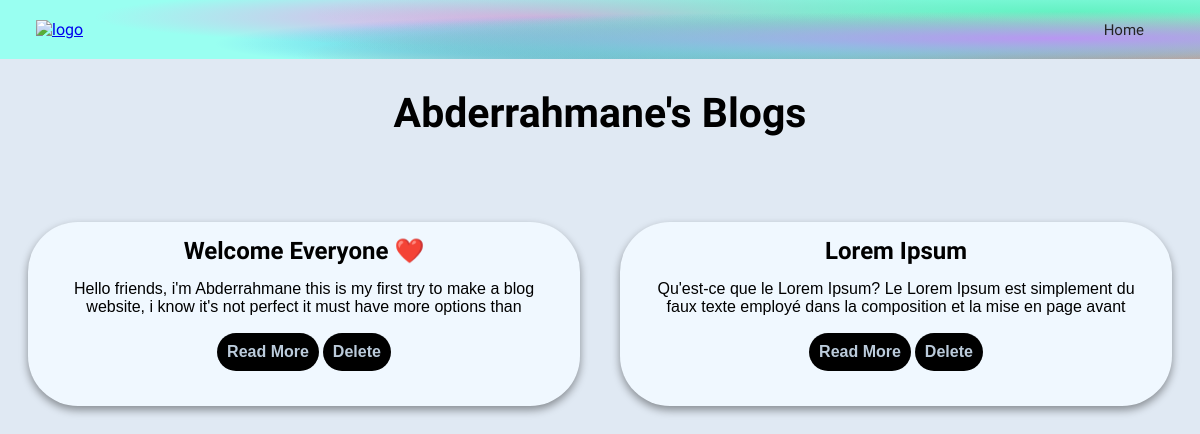
Screenshot of /posts/Abderrahmane (signed in) with the database file from the repository.
### public/models.py (models this page shows)
class User(db.Model, UserMixin):
    id = db.Column(db.Integer, primary_key=True)
    username = db.Column(db.String(50), unique=True, nullable=False)
    password = db.Column(db.String(60), nullable=False)
    email = db.Column(db.String(120), unique=True, nullable=False)
    created_at = db.Column(db.DateTime(timezone=True), default=func.now())
    posts = db.relationship('Post', backref='user', passive_deletes=True)
    comments = db.relationship('Comment', backref='user', passive_deletes=True)

class Post(db.Model):
    id = db.Column(db.Integer, primary_key=True)
    article = db.Column(db.Text, nullable=False)
    title = db.Column(db.Text, nullable=False)
    created_at = db.Column(db.DateTime(timezone=True), default=func.now())
    author = db.Column(db.Integer,
                       db.ForeignKey('user.id', ondelete="CASCADE"),
                       nullable=False)
    comments = db.relationship('Comment', backref='post', passive_deletes=True)

### public/share.py (the view)
@posts.route("/posts/<username>")
@login_required
def user_posts(username):
    user = User.query.filter_by(username=username).first()
    if not user:
        flash("User Not Found!", category='error')
        return redirect(url_for('views.home'))
    user_posts = user.posts
    return render_template("posts.html", user=current_user,
                           posts=user_posts, username=username)

### public/__init__.py (called while the page is built)
def create_app():
    app = Flask(__name__)
    app.config['SECRET_KEY'] = secret_key_hashed
    path = os.path.join(app.root_path, DB_NAME)
    app.config['SQLALCHEMY_DATABASE_URI'] = 'sqlite:///' + path
    db.init_app(app)
    from .home import views
    from .log import auth
    from .share import posts
    app.register_blueprint(views, url_prefix="/")
    app.register_blueprint(auth, url_prefix="/")
    app.register_blueprint(posts, url_prefix="/")
    from .models import User, Post, Comment
    create_database(app)
    login_manager = LoginManager()
    login_manager.login_view = "auth.login"
    login_manager.init_app(app)
    @login_manager.user_loader
    def load_user(id):
        return User.query.get(id)
    return app

### public/templates/posts.html (shortened to what this page needs)
<!DOCTYPE html>
<html lang="en">
<head>
    <link rel="stylesheet" href="../static/styles/style.css">
    <link rel="stylesheet" href="../static/styles/editor.css">
    <link rel="stylesheet" href="../static/styles/posts.css">
</head>
<body>
    <div class="logo">
        <nav>
            <a href="/"><img src="../static/images/—Pngtree—letter b logo_6059128.png" alt="logo" width="60px"></a>
            <ul>
                <li><a href="/" class="home">Home</a></li>
            </ul>
        </nav>
    </div>
    <section class="container">
        <div class="recent">
            <h3>{{ username }}'s Blogs</h3>
        </div>
        <div class="section">
            {% for post in posts %}
            <div class="card">
                <div class="content">
                    <h2>
                        {{ post.title }}
                    </h2>
                    <p>
                        {{ post.article }}
                    </p>
                    <a href="/blog/{{post.id}}" class="button"><strong>Read More</strong></a>
                    {% if user.id == post.author %}
                    <a href="/delete/{{post.id}}" class="button"><strong>Delete</strong></a>
                    {% endif %}
                </div>
            </div>
            {% endfor %}
        </div>
    </section>
</body>
</html>

### public/static/styles/style.css (style rules this page uses)
* { margin: 0px; padding: 0px; box-sizing: border-box; }
body { margin: 0; padding: 0; font-family: 'Dosis', sans-serif; background-color: #e0e9f3; }
.logo { padding: 10px 3%; }
nav { display: flex; align-items: center; justify-content: space-between; }
nav ul li { display: inline-block; margin: 10px 10px; }
nav ul li a { color: #242424; text-decoration: none; font-size: 15px; padding: 10px; font-family: 'Exo 2', sans-serif; }
section.container div.recent { width: 100%; display: flex; justify-content: center; margin-top: 50px; font-size: 30px; font-family: 'Kdam Thmor Pro', sans-serif; }
.section { width: 97%; margin: 75px auto; display: grid; grid-template-columns: repeat(auto-fit, minmax(250px, 1fr)); column-gap: 20px; }
section h2 { font-family: 'Dosis', sans-serif; overflow: hidden; }
section div.card { margin: 10px; box-shadow: 0px 4px 8px 0px rgba(0, 0, 0, 0.4); border-radius: 50px; background-color: aliceblue; }
section div.content { padding: 20px 10px; text-align: center; margin: -25px 0px -25px 0px; }
section p { font-family: "poppins", sans-serif; font-size: 16px; margin: 15px; max-height: 38px; overflow: hidden; }
section a { font-family: "poppins", sans-serif; padding: 10px; text-decoration: none; font-size: 16px; display: inline-block; background-color: black; color: #bbcbdb; border-radius: 50px; margin-bottom: 20px; }

### public/static/styles/editor.css (style rules this page uses)
.logo { background-color: #99fff1; background-image: radial-gradient(at 88% 65%, hsla(262, 78%, 77%, 1) 0px, transparent 50%), radial-gradient(at 69% 75%, hsla(167, 81%, 65%, 1) 0px, transparent 50%), radial-gradient(at 87% 65%, hsla(120, 82%, 74%, 1) 0px, transparent 50%), radial-gradient(at 89% 20%, hsla(160, 84%, 67%, 1) 0px, transparent 50%), radial-gradient(at 61% 74%, hsla(214, 99%, 62%, 1) 0px, transparent 50%), radial-gradient(at 84% 94%, hsla(1, 96%, 65%, 1) 0px, transparent 50%), radial-gradient(at 46% 29%, hsla(312, 89%, 79%, 1) 0px, transparent 50%); }

### public/static/styles/posts.css (style rules this page uses)
section.container div.recent { margin-top: 30px; font-size: 35px; }
body { background-color: #e0e9f3; }
section div.content { margin: -15px 0px -15px 0px; }
section div.card { padding: 10px; }

### rows the page displays
User: username "Abderrahmane"
Post: title "Welcome Everyone ❤️", article "Hello friends, i'm Abderrahmane this is my first try to make a blog website, i know it's not perfect it must have more options than…"
Post: title "Lorem Ipsum", article "Qu'est-ce que le Lorem Ipsum? Le Lorem Ipsum est simplement du faux texte employé dans la composition et la mise en page avant…"
